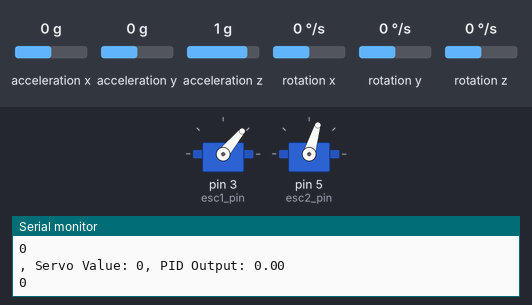
This sketch was run on a simulated Arduino Uno, built with avr-gcc and run on an emulated ATmega328P. On the bench: 2 × servo, the last lines printed to the serial monitor. Inputs (shaded band) come from the test bench; at power-on: acceleration x 0 g, acceleration y 0 g, acceleration z 1 g, rotation x 0 °/s, rotation y 0 °/s, rotation z 0 °/s.

Above: at 6.2 s.
6.3 s: acceleration x set to -1.4 g
At 7.4 s:
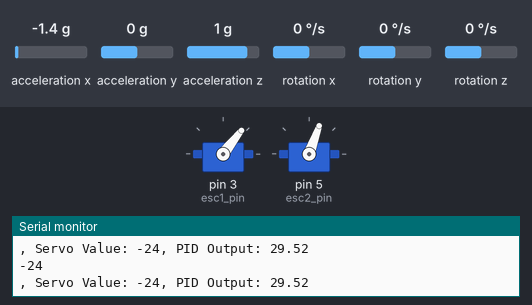
7.8 s: acceleration x set to 0 g
At 8.2 s:
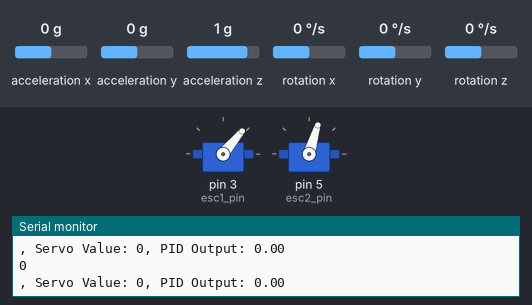
Timing chart, 0 to 10.8 s (numbered marks = the images above; inputs shaded):
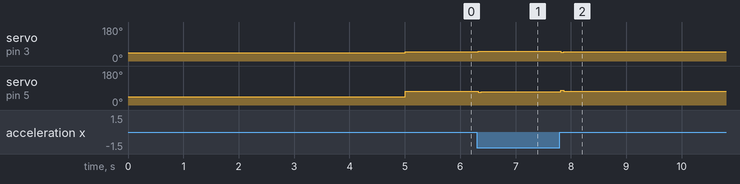

The sketch:

cs2_project.ino
```cpp
#include "Wire.h"
#include "I2Cdev.h"
#include "MPU6050.h"
#include <Servo.h>

MPU6050 mpu;
int16_t ax, ay, az;
int16_t gx, gy, gz;

Servo ESCR;  // First ESC
Servo ESCL;  // Second ESC

#define esc1_pin 3  // Pin for the first ESC
#define esc2_pin 5  // Pin for the second ESC

// PID Constants
double Kp = 1.23;  // Proportional gain
double Ki = 0.0009;  // Integral gain
double Kd = 570;  // Derivative gain

int timeOld;
int time;
int dt;
float error;
float errorOld;
float de;
float derivative = 0;
float setpoint = 0;  // Desired servo angle

float integral = 0;

void setup() {
  ESCR.attach(esc1_pin);
  ESCL.attach(esc2_pin);

  ESCR.writeMicroseconds(1000);
  ESCL.writeMicroseconds(1000);

  Serial.begin(9600);

  Wire.begin();
  mpu.initialize();
  delay(5000);
  time = millis();
}

void loop() {
  mpu.getMotion6(&ax, &ay, &az, &gx, &gy, &gz);

  // Map accelerometer values to servo control values
  int servoValue = map(ax, -17000, 17000, -18, 18);
  // Constrain the mapped value to the desired range
  // servoValue = constrain(servoValue, -18, 18);

  // PID control
  timeOld = time;
  time = millis();
  dt = time - timeOld;

  error = (setpoint - servoValue);
  de = error - errorOld;
  derivative = de / dt;

  if (-7 < error && error < 7) {
    integral = integral + error * dt;
  } else {
    integral = 0;
  }

  if (error == 0) {
    integral = 0;
  }

  double PID = Kp * error + Ki * integral + Kd * derivative;
  int velocityR=1055 + PID;
  int velocityL=1292 - PID;

  // Adjust motor velocities based on PID output
  int escrOutput = constrain(velocityR, 1025, 1085);
  int esclOutput = constrain(velocityL, 1250, 1340);

  ESCR.writeMicroseconds(escrOutput);
  ESCL.writeMicroseconds(esclOutput);

  Serial.print(", Servo Value: ");
  Serial.print(servoValue);
  Serial.print(", PID Output: ");
  Serial.println(PID);

  // Print servoValue for plotting
  Serial.println(servoValue);
  errorOld = error;

  delay(50);
}
```

Measured:
- after the input at 6.3 s, servo on pin 3 (esc1_pin): 50° → 52° at once; servo on pin 5 (esc2_pin): 73° → 70° at once
- after the input at 7.8 s, servo on pin 3 (esc1_pin): 52° → 50° at once; servo on pin 5 (esc2_pin): 70° → 73° at once
